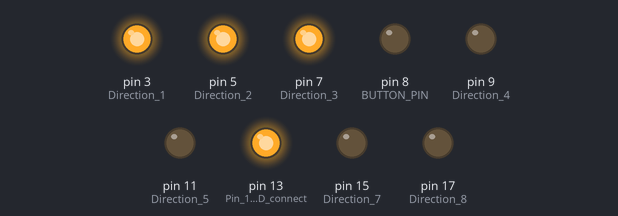
A sketch run on a simulated Arduino Uno, built with avr-gcc and run on an emulated ATmega328P. Shown: output pins drawn as LEDs (lit = HIGH). Storage starts empty; pins used as bus, display or sensor lines are not drawn.

Above: at 0.22 s.
Timing chart, 0 to 1.9 s (numbered marks = the images above):
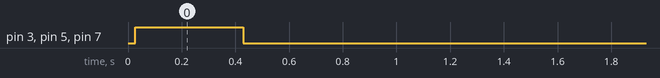

Measured:
- by itself, pin 3 (Direction_1), pin 5 (Direction_2), pin 7 (Direction_3): LOW → HIGH at 0.03 s, → LOW 0.40 s later

The sketch:

arduino.ino
```cpp
#include <TimerOne.h>
#include <SPI.h>
#include <SD.h>

#define SD_CS_PIN 10          // Пин CS для SD-карты
#define RESOLUTION 30        // Разрешение таймера (мкс) был 40
#define BUFFER_SIZE 512      // Размер буфера чтения
#define FIRST_PIN 2          // Первый пин дисковода
#define PIN_MAX 7
#define BUTTON_PIN 8

unsigned int trackBPM = 120; // Значение по умолчанию
unsigned long noteDuration;

 struct RingBuffer {
  byte data[BUFFER_SIZE];
  unsigned int head = 0;
  unsigned int tail = 0;
  unsigned int count = 0;
};


struct NoteCommand {
  byte pin;
  unsigned int period;
};
const char fileHeader[4] = {'F','L','P','1'}; // ← Добавьте эту строку
File musicFile;
//byte fileBuffer[BUFFER_SIZE];
unsigned int bufferPos = 0;
unsigned int bytesInBuffer = 0;
boolean firstRun = true;
int currentTrack=-1;

byte MAX_POSITION[] = {
  0,0,158,0,158,0,158,0,158,0,158,0,158,0,158,0,158,0};

byte currentPosition[18] = {0};
int currentState[18] = {0};
unsigned int currentPeriod[18] = {0};
unsigned int currentTick[18] = {0};
  String trackList[] ={ "1.bin", "2.bin", "3.bin", "4.bin"};

RingBuffer fileBuffer;

void setup(){
  pinMode(13, OUTPUT);// Pin 13 has an LED connected on most Arduino boards
  pinMode(2, OUTPUT); // Step control 1
  pinMode(3, OUTPUT); // Direction 1
  pinMode(4, OUTPUT); // Step control 2
  pinMode(5, OUTPUT); // Direction 2
  pinMode(6, OUTPUT); // Step control 3
  pinMode(7, OUTPUT); // Direction 3
  pinMode(8, OUTPUT); // Step control 4
  pinMode(9, OUTPUT); // Direction 4
 // pinMode(10, OUTPUT); // Step control 5
  pinMode(11, OUTPUT); // Direction 5
  pinMode(12, OUTPUT); // Step control 6
  pinMode(13, OUTPUT); // Direction 6
  pinMode(14, OUTPUT); // Step control 7
  pinMode(15, OUTPUT); // Direction 7
  pinMode(16, OUTPUT); // Step control 8
  pinMode(17, OUTPUT); // Direction 8

 if (!SD.begin(SD_CS_PIN)) {
    digitalWrite(13, HIGH); // Ошибка - включаем LED
    return;
  }
  memset(&fileBuffer, 0, sizeof(fileBuffer));
  // Открываем файл с музыкой

  musicFile = SD.open("prod.bin", FILE_READ);
  if (!musicFile) {
    digitalWrite(13, HIGH); // Ошибка - включаем LED
    return;
  }

  if (musicFile.available() >= 6) {
    char header[4];
    musicFile.read(header, 4); // Пропускаем "FLP1"

    // Читаем BPM (2 байта)
    trackBPM = (musicFile.read() << 8) | musicFile.read();

    // Рассчитываем длительность четвертной ноты
    noteDuration = 60000 / trackBPM / 4; // Для четвертных нот
  }

  Timer1.initialize(RESOLUTION); // Set up a timer at the defined resolution
  Timer1.attachInterrupt(tick); // Attach the tick function

  Serial.begin(9600);
}


void loop(){

 if (firstRun) {
    firstRun = false;
    resetAll();
    delay(2000);
    fillBuffer(); // Первоначальное заполнение буфера
  }

play();
}

void play(){

   if (digitalRead(BUTTON_PIN) == HIGH) {
    musicFile.close();
      memset(&fileBuffer, 0, sizeof(fileBuffer));
    delay(500);
    currentTrack++;
    if(currentTrack <= 3){
      Serial.println(trackList[currentTrack]);
     musicFile = SD.open(trackList[currentTrack], FILE_READ);
  if (!musicFile) {
    digitalWrite(13, HIGH); // Ошибка - включаем LED
    return;
  }

  if (musicFile.available() >= 6) {
     Serial.println("проверил 6");
    char header[4];
    musicFile.read(header, 4); // Пропускаем "FLP1"

    // Читаем BPM (2 байта)
    trackBPM = (musicFile.read() << 8) | musicFile.read();

    // Рассчитываем длительность четвертной ноты
    noteDuration = 60000 / trackBPM / 4; // Для четвертных нот
    //доп
    Serial.print("скорость - ");
    Serial.println(noteDuration);
    resetAll();
    delay(2000);

  }
  } else{

  currentTrack=-1;
  }
    delay(300); // Антидребезг
  }

 static unsigned long lastNoteTime = 0;
  //const unsigned long noteDuration = 115; // Длительность ноты в мс

  if (millis() - lastNoteTime > noteDuration) {
    NoteCommand cmd = readNextNote();

   if (cmd.pin == 100) {
      resetAll();
    }
    else if (cmd.pin != 0) {
      currentPeriod[cmd.pin] = cmd.period;
    }
    else {
      musicFile.seek(sizeof(fileHeader));
      fillBuffer();
    }

    lastNoteTime = millis();
  }
}

// Чтение следующей ноты из буфера
NoteCommand readNextNote() {
  NoteCommand cmd = {0, 0};

 if (fileBuffer.count < 3) {
    if (!fillBuffer()) return cmd; // Не удалось прочитать данные
  }

  cmd.pin = readFromBuffer();
  byte high = readFromBuffer();
  byte low = readFromBuffer();
  cmd.period = (high << 8) | low;

  return cmd;
}
// Заполнение буфера из файла
bool fillBuffer() {
  if (fileBuffer.count >= BUFFER_SIZE - 256) return true;

  // Читаем двумя порциями для эффективности
  int firstRead = min(256, BUFFER_SIZE - fileBuffer.head);
  int secondRead = min(256, BUFFER_SIZE - fileBuffer.count - firstRead);

  int totalRead = 0;
  if (firstRead > 0) {
    int bytesRead = musicFile.read(&fileBuffer.data[fileBuffer.head], firstRead);
    fileBuffer.head = (fileBuffer.head + bytesRead) % BUFFER_SIZE;
    fileBuffer.count += bytesRead;
    totalRead += bytesRead;
  }

  if (secondRead > 0 && totalRead == firstRead) {
    int bytesRead = musicFile.read(&fileBuffer.data[fileBuffer.head], secondRead);
    fileBuffer.head = (fileBuffer.head + bytesRead) % BUFFER_SIZE;
    fileBuffer.count += bytesRead;
    totalRead += bytesRead;
  }

  return totalRead > 0;
}

// Чтение байта из буфера
byte readFromBuffer() {
  if (fileBuffer.count == 0) {
    if (!fillBuffer()) return 0; // Буфер пуст и файл закончился
  }

  byte result = fileBuffer.data[fileBuffer.tail];
  fileBuffer.tail = (fileBuffer.tail + 1) % BUFFER_SIZE;
  fileBuffer.count--;
  return result;
}

/*
Called by the timer inturrupt at the specified resolution.
*/
void tick() {
  for (byte p = FIRST_PIN; p <= PIN_MAX; p += 2) {
    if (currentPeriod[p] > 0) {
      if (++currentTick[p] >= currentPeriod[p]) {
        togglePin(p, p + 1);
        currentTick[p] = 0;
      }
    }
  }
}

void errorBlink(int count) {
  pinMode(13, OUTPUT);
  while (1) {
    for (int i = 0; i < count; i++) {
      digitalWrite(13, HIGH);
      delay(300);
      digitalWrite(13, LOW);
      delay(300);
    }
    delay(1000);
  }
}

void togglePin(byte pin, byte direction_pin) {

  //Switch directions if end has been reached
  if (currentPosition[pin] >= MAX_POSITION[pin]) {
    currentState[direction_pin] = HIGH;
    digitalWrite(direction_pin,HIGH);
  }
  else if (currentPosition[pin] <= 0) {
    currentState[direction_pin] = LOW;
    digitalWrite(direction_pin,LOW);
  }

    //Update currentPosition
  if (currentState[direction_pin] == HIGH){
    currentPosition[pin]--;
  }
  else {
    currentPosition[pin]++;
  }

  //Pulse the control pin
  digitalWrite(pin,currentState[pin]);
  currentState[pin] = ~currentState[pin];
}


//
//// UTILITY FUNCTIONS
//

//Not used now, but good for debugging...
void blinkLED(){
  digitalWrite(13, HIGH); // set the LED on
  delay(250); // wait for a second
  digitalWrite(13, LOW);
}

//For a given controller pin, runs the read-head all the way back to 0
void reset(byte pin)
{
  digitalWrite(pin+1,HIGH); // Go in reverse
  for (byte s=0;s<MAX_POSITION[pin];s+=2){ //Half max because we're stepping directly (no toggle)
    digitalWrite(pin,HIGH);
    digitalWrite(pin,LOW);
    delay(5);
  }
  currentPosition[pin] = 0; // We're reset.
  digitalWrite(pin+1,LOW);
  currentPosition[pin+1] = 0; // Ready to go forward.
}

//Resets all the pins
void resetAll(){

  // Old one-at-a-time reset
  //for (byte p=FIRST_PIN;p<=PIN_MAX;p+=2){
  // reset(p);
  //}

  // New all-at-once reset
  for (byte s=0;s<80;s++){ // For max drive's position
    for (byte p=FIRST_PIN;p<=PIN_MAX;p+=2){
      digitalWrite(p+1,HIGH); // Go in reverse
      digitalWrite(p,HIGH);
      digitalWrite(p,LOW);
    }
    delay(5);
  }

  for (byte p=FIRST_PIN;p<=PIN_MAX;p+=2){
    currentPosition[p] = 0; // We're reset.
    digitalWrite(p+1,LOW);
    currentState[p+1] = 0; // Ready to go forward.
  }

}
```
